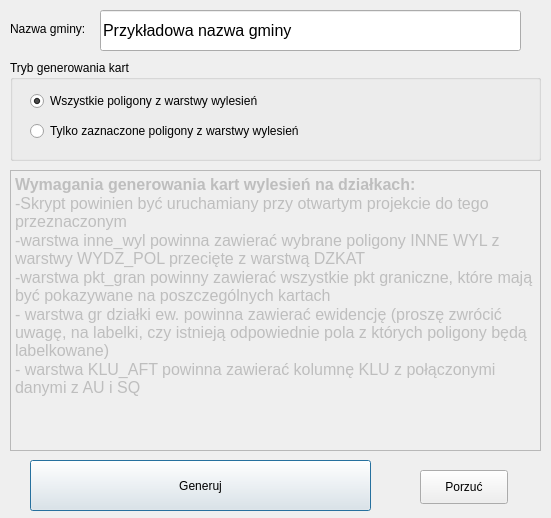
<?xml version="1.0" encoding="UTF-8"?>
<ui version="4.0">
 <class>Dialog</class>
 <widget class="QDialog" name="Dialog">
  <property name="geometry">
   <rect>
    <x>0</x>
    <y>0</y>
    <width>551</width>
    <height>518</height>
   </rect>
  </property>
  <property name="windowTitle">
   <string>Dialog</string>
  </property>
  <widget class="QLabel" name="label">
   <property name="geometry">
    <rect>
     <x>10</x>
     <y>20</y>
     <width>131</width>
     <height>18</height>
    </rect>
   </property>
   <property name="font">
    <font>
     <family>Arial</family>
    </font>
   </property>
   <property name="text">
    <string>Nazwa gminy:</string>
   </property>
  </widget>
  <widget class="QGroupBox" name="groupBox">
   <property name="geometry">
    <rect>
     <x>10</x>
     <y>60</y>
     <width>531</width>
     <height>101</height>
    </rect>
   </property>
   <property name="title">
    <string>Tryb generowania kart</string>
   </property>
   <widget class="QRadioButton" name="radioButton_all">
    <property name="geometry">
     <rect>
      <x>20</x>
      <y>30</y>
      <width>401</width>
      <height>22</height>
     </rect>
    </property>
    <property name="text">
     <string>Wszystkie poligony z warstwy wylesień</string>
    </property>
    <property name="checked">
     <bool>true</bool>
    </property>
   </widget>
   <widget class="QRadioButton" name="radioButton_wyb">
    <property name="geometry">
     <rect>
      <x>20</x>
      <y>60</y>
      <width>401</width>
      <height>22</height>
     </rect>
    </property>
    <property name="text">
     <string>Tylko zaznaczone poligony z warstwy wylesień</string>
    </property>
   </widget>
  </widget>
  <widget class="QLineEdit" name="lineEdit">
   <property name="geometry">
    <rect>
     <x>100</x>
     <y>10</y>
     <width>421</width>
     <height>41</height>
    </rect>
   </property>
   <property name="font">
    <font>
     <family>Arial</family>
     <pointsize>12</pointsize>
    </font>
   </property>
   <property name="text">
    <string>Przykładowa nazwa gminy</string>
   </property>
  </widget>
  <widget class="QTextEdit" name="textEdit">
   <property name="enabled">
    <bool>false</bool>
   </property>
   <property name="geometry">
    <rect>
     <x>10</x>
     <y>170</y>
     <width>531</width>
     <height>281</height>
    </rect>
   </property>
   <property name="font">
    <font>
     <family>Arial</family>
    </font>
   </property>
   <property name="html">
    <string>&lt;!DOCTYPE HTML PUBLIC &quot;-//W3C//DTD HTML 4.0//EN&quot; &quot;http://www.w3.org/TR/REC-html40/strict.dtd&quot;&gt;
&lt;html&gt;&lt;head&gt;&lt;meta name=&quot;qrichtext&quot; content=&quot;1&quot; /&gt;&lt;style type=&quot;text/css&quot;&gt;
p, li { white-space: pre-wrap; }
&lt;/style&gt;&lt;/head&gt;&lt;body style=&quot; font-family:'Arial'; font-size:10pt; font-weight:400; font-style:normal;&quot;&gt;
&lt;p style=&quot; margin-top:0px; margin-bottom:0px; margin-left:0px; margin-right:0px; -qt-block-indent:0; text-indent:0px;&quot;&gt;&lt;span style=&quot; font-size:12pt; font-weight:600;&quot;&gt;Wymagania generowania kart wylesień na działkach:&lt;/span&gt;&lt;/p&gt;
&lt;p style=&quot; margin-top:0px; margin-bottom:0px; margin-left:0px; margin-right:0px; -qt-block-indent:0; text-indent:0px;&quot;&gt;&lt;span style=&quot; font-size:12pt;&quot;&gt;-Skrypt powinien być uruchamiany przy otwartym projekcie do tego przeznaczonym&lt;/span&gt;&lt;/p&gt;
&lt;p style=&quot; margin-top:0px; margin-bottom:0px; margin-left:0px; margin-right:0px; -qt-block-indent:0; text-indent:0px;&quot;&gt;&lt;span style=&quot; font-size:12pt;&quot;&gt;-warstwa inne_wyl powinna zawierać wybrane poligony INNE WYL z warstwy WYDZ_POL przecięte z warstwą DZKAT&lt;/span&gt;&lt;/p&gt;
&lt;p style=&quot; margin-top:0px; margin-bottom:0px; margin-left:0px; margin-right:0px; -qt-block-indent:0; text-indent:0px;&quot;&gt;&lt;span style=&quot; font-size:12pt;&quot;&gt;-warstwa pkt_gran powinny zawierać wszystkie pkt graniczne, które mają być pokazywane na poszczególnych kartach&lt;/span&gt;&lt;/p&gt;
&lt;p style=&quot; margin-top:0px; margin-bottom:0px; margin-left:0px; margin-right:0px; -qt-block-indent:0; text-indent:0px;&quot;&gt;&lt;span style=&quot; font-size:12pt;&quot;&gt;- warstwa gr działki ew. powinna zawierać ewidencję (proszę zwrócić uwagę, na labelki, czy istnieją odpowiednie pola z których poligony będą labelkowane)&lt;/span&gt;&lt;/p&gt;
&lt;p style=&quot; margin-top:0px; margin-bottom:0px; margin-left:0px; margin-right:0px; -qt-block-indent:0; text-indent:0px;&quot;&gt;&lt;span style=&quot; font-size:12pt;&quot;&gt;- warstwa KLU_AFT powinna zawierać kolumnę KLU z połączonymi danymi z AU i SQ&lt;/span&gt;&lt;/p&gt;&lt;/body&gt;&lt;/html&gt;</string>
   </property>
  </widget>
  <widget class="QPushButton" name="pushButton_ok">
   <property name="geometry">
    <rect>
     <x>30</x>
     <y>460</y>
     <width>341</width>
     <height>51</height>
    </rect>
   </property>
   <property name="text">
    <string>Generuj</string>
   </property>
  </widget>
  <widget class="QPushButton" name="pushButton_porzuc">
   <property name="geometry">
    <rect>
     <x>420</x>
     <y>470</y>
     <width>88</width>
     <height>34</height>
    </rect>
   </property>
   <property name="text">
    <string>Porzuć</string>
   </property>
  </widget>
 </widget>
 <resources/>
 <connections/>
</ui>
